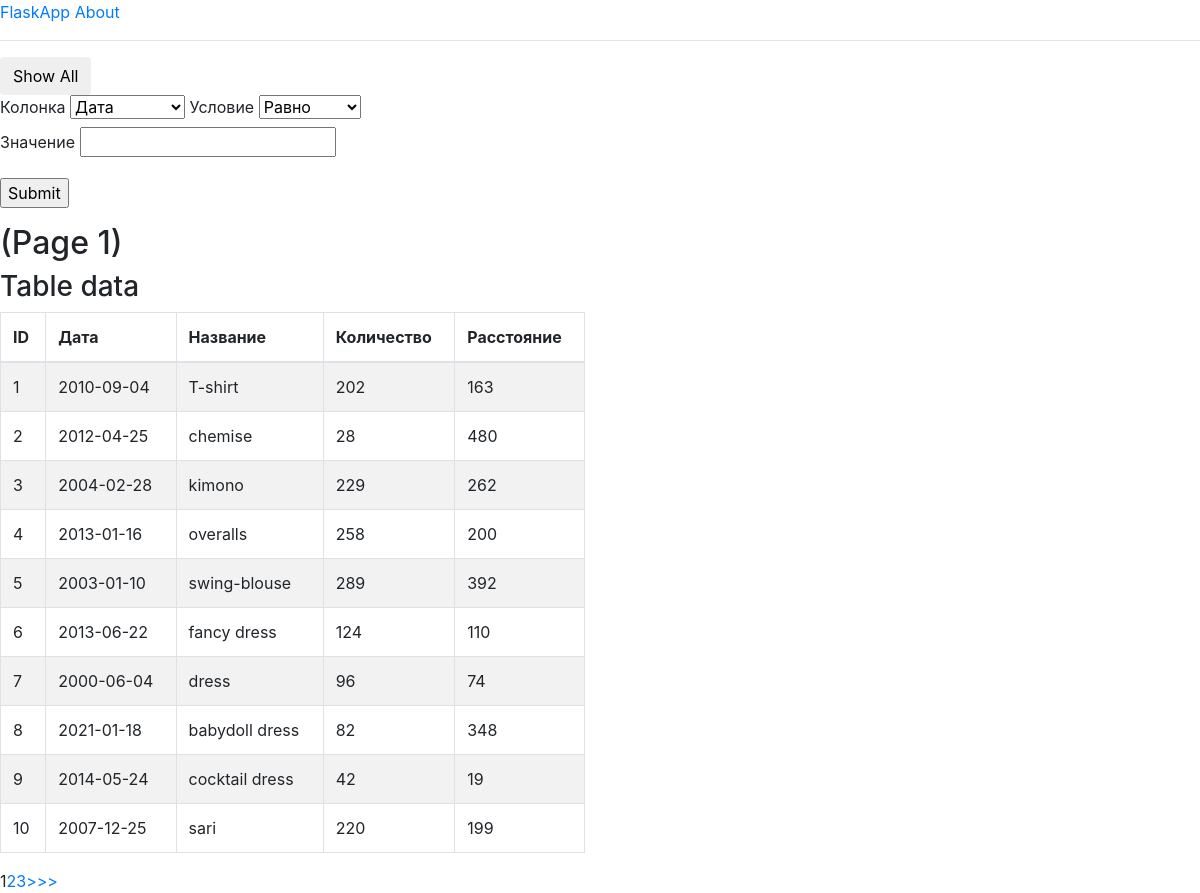
The page / on the database its author committed.
### app.py (models this page shows, shortened)
class Data_table(db.Model):
    id = db.Column(db.Integer, primary_key=True)
    date = db.Column(db.Date, nullable=False)
    name = db.Column(db.String(50), unique=True)
    amount = db.Column(db.Integer, nullable=False)
    distance = db.Column(db.Integer, nullable=False)

### app.py (the view)
@app.route('/', methods=['GET', 'POST'])
def index():
    get_col = request.form.get('coll')
    get_con = request.form.get('condition')
    get_val = request.form.get('value')
    page = request.args.get('page', 1, type=int)
    if request.method == 'POST':
        pagination = cond_func(get_col, get_val, get_con)
        return render_template('index.html', pagination=pagination)
    else:
        pagination = Data_table.query.order_by(Data_table.id).paginate(
            page, per_page=10)
        return render_template('index.html', pagination=pagination)

### templates/index.html (shortened to what this page needs)
{% extends 'base.html' %}
{% block content %}
<form action="" method="post" style="display:inline-block">
    <button class="btn" name="showall"  type="submit"> Show All</button>
</form>
<form action="" method="post">
    <label for="Coll">Колонка</label>
    <select name="coll">
        <option value="date">Дата</option>
    </select>
    <label for="Coll">Условие</label>
    <select name="condition">
        <option value="=">Равно</option>
    </select>
	<p>
	    <label for="Value">Значение</label>
	    <input type="text" name="value">
	</p>
	<p>
	    <input type="submit">
	</p>
</form>
<div class="content">
    <h2>(Page {{ pagination.page }})</h2>
    <div class="row">
        <div class="col-md-6 col-sm-12 col-xs-12">
            <div class="panel panel-default">
                <div class="panel-heading">
                    <h3>{% block title %} Table data {% endblock %}</h3>
                </div>
                <div class="panel-body">
                    <div class="table-responsive">
                        <table class="table table-striped table-bordered table-hover">
                            <thead>
                                <tr>
                                  <th>ID</th>
                                  <th>Дата</th>
                                  <th>Название</th>
                                  <th>Количество</th>
                                  <th>Расстояние</th>
                                </tr>
                            </thead>
                            <tbody>
                            {% for data_ in pagination.items %}
                                <tr>
                                    <td>{{ data_.id }}</td>
                                    <td>{{ data_.date }}</td>
                                    <td>{{ data_.name }}</td>
                                    <td>{{ data_.amount }}</td>
                                    <td>{{ data_.distance }}</td>
                                </tr>
                            {% endfor %}
                            </tbody>
                        </table>
                    </div>
                </div>
            </div>
        </div>
    </div>
</div>
<div class="pagination">
    {% for number in pagination.iter_pages() %}
        {% if pagination.page != number %}
            <span>
                    <a class='page-number'
                        href="{{ url_for('index', page=number) }}">
                    {{ number }}
                    </a>
            </span>
        {% else %}
            <span class='current-page-number'>{{ number }}</span>
        {% endif %}
    {% endfor %}
    {% if pagination.has_next %}
        <span>
            <a class='page-number'
                href="{{ url_for('index', page=pagination.next_num) }}">
                {{ '>>>' }}
            </a>
        </span>
    {% endif %}
</div>
{% endblock %}

### templates/base.html (shortened to what this page needs)
<!DOCTYPE html>
<html lang="en">
<head>
    <link rel="stylesheet" href="https://stackpath.bootstrapcdn.com/bootstrap/4.1.3/css/bootstrap.min.css"
>
</head>
<body>
    <nav>
        <a href="{{ url_for('index') }}">FlaskApp</a>
        <a href="#">About</a>
    </nav>
    <hr>
    <div class="content">
        {% block content %} {% endblock %}
    </div>
</body>
</html>

### rows shown on the page
Data_table: id "1", date "2010-09-04", name "T-shirt", amount "202", distance "163"
Data_table: id "2", date "2012-04-25", name "chemise", amount "28", distance "480"
Data_table: id "3", date "2004-02-28", name "kimono", amount "229", distance "262"
Data_table: id "4", date "2013-01-16", name "overalls", amount "258", distance "200"
Data_table: id "5", date "2003-01-10", name "swing-blouse", amount "289", distance "392"
Data_table: id "6", date "2013-06-22", name "fancy dress", amount "124", distance "110"
Data_table: id "7", date "2000-06-04", name "dress", amount "96", distance "74"
Data_table: id "8", date "2021-01-18", name "babydoll dress", amount "82", distance "348"
Data_table: id "9", date "2014-05-24", name "cocktail dress", amount "42", distance "19"
Data_table: id "10", date "2007-12-25", name "sari", amount "220", distance "199"

### other values the page prints
{{ pagination.page }} "1"
{{ number }} "1"
{{ number }} "2" "3"
{{ '>>>' }} ">>>"
